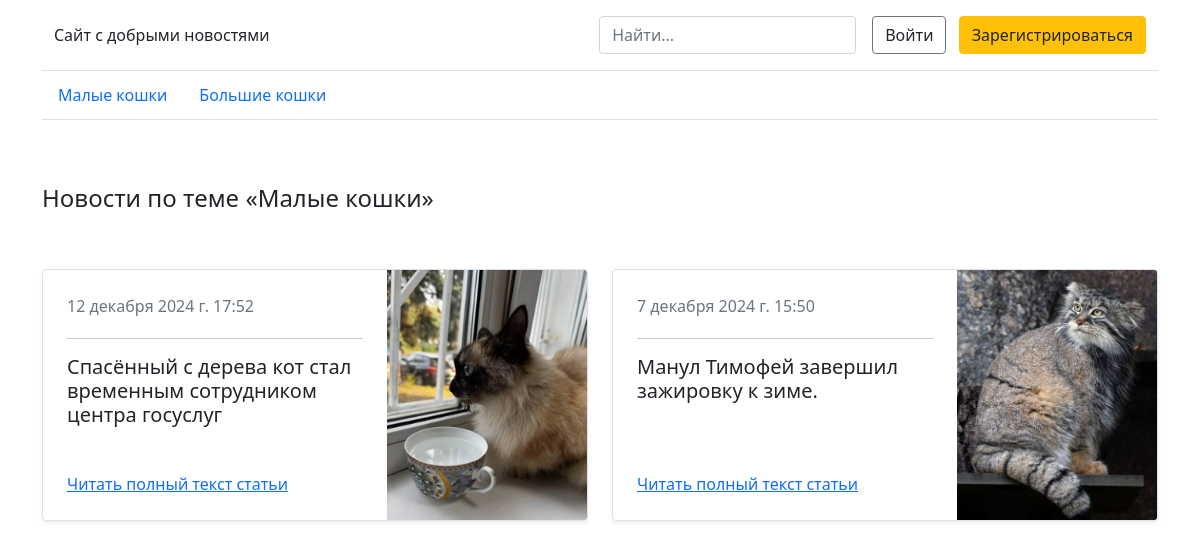
/section/1, run on an earlier commit of the app's database.
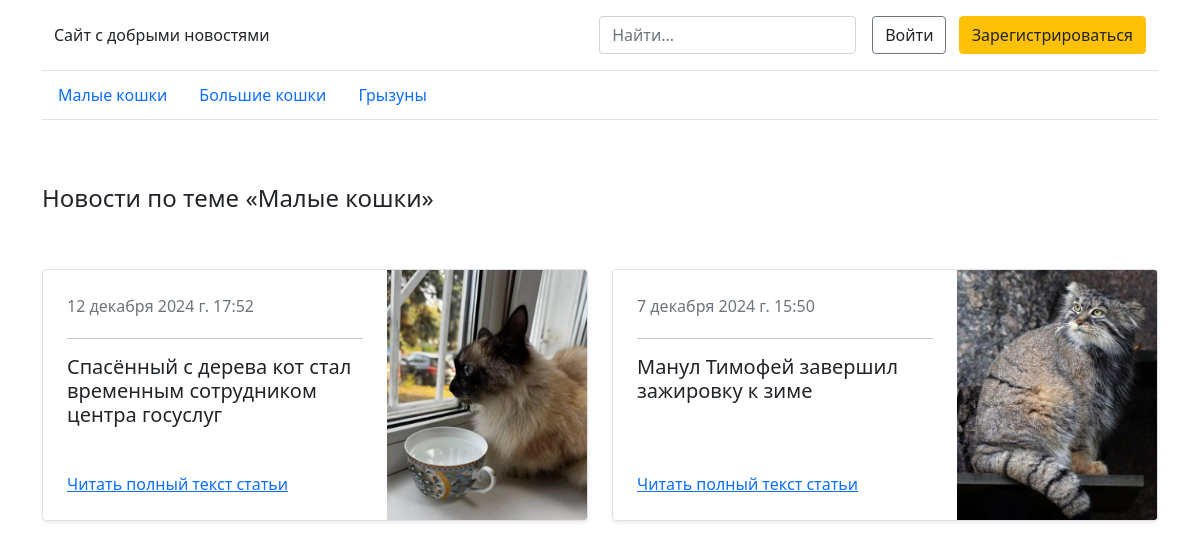
And on a later commit of the database.
### index/models.py (models this page shows, shortened)
class NewsCategory(models.Model):
    category_name = models.CharField(max_length=64)
    category_created = models.DateTimeField(auto_now_add=True)
    def __str__(self):
        return str(self.category_name)

class News(models.Model):
    news_header = models.CharField(max_length=256)
    news_text = models.TextField()
    news_image = models.ImageField(upload_to='media')
    news_mini_image = models.ImageField(upload_to='media')
    news_image_subtext = models.CharField(max_length=512)
    news_category = models.ForeignKey(NewsCategory, on_delete=models.CASCADE)
    added_date = models.DateTimeField(auto_now_add=True)

### index/views.py (the view)
# urls.py: path('section/<int:pk>', views.section_page),
def section_page(request, pk):
    category = NewsCategory.objects.get(id=pk)
    categories = NewsCategory.objects.all()
    news = News.objects.filter(news_category=category)[::-1]
    context = {'category': category, 'categories': categories, 'news': news}
    return render(request, 'section.html', context)

### index/templates/section.html (shortened to what this page needs)
<!DOCTYPE html>
<html lang="ru">
<head>
    <link href="https://cdn.jsdelivr.net/npm/bootstrap@5.0.2/dist/css/bootstrap.min.css" rel="stylesheet">
</head>
<main>
<div class="container">
  <header class="border-bottom lh-1 py-3">
    <div class="container">
      <div class="d-flex flex-wrap align-items-center justify-content-center justify-content-lg-start">
        <a href="/" class="d-flex align-items-center mb-2 mb-lg-0 text-dark text-decoration-none">
            Сайт с добрыми новостями
        </a>
        <form class="col-12 col-lg-auto mb-3 mb-lg-0 me-lg-3" action="/search" method="post">
          <input name="search" type="search" class="form-control form-control-dark" placeholder="Найти..." aria-label="Найти">
        </form>
        {% if user.is_authenticated %}
          <div class="text-end">
            <button type="button" class="btn btn-primary me-2"><a href="/favorite" class="text-white text-decoration-none">Избранное</a></button>
            <button type="button" class="btn btn-primary"><a href="/logout" class="text-white text-decoration-none">Выйти</a></button>
          </div>
          {% else %}
        <div class="text-end">
          <button type="button" class="btn btn-outline-secondary me-2"><a href="/accounts/login" class="text-dark text-decoration-none">Войти</a></button>
          <button type="button" class="btn btn-warning"><a href="/register" class="text-dark text-decoration-none">Зарегистрироваться</a></button>
        </div>
          {% endif %}
      </div>
    </div>
  </header>
  <div class="nav-scroller py-1 mb-3 border-bottom">
    <nav class="nav nav-underline justify-content-left">
        {% for c in categories %}
      <a class="nav-item nav-link link-body-emphasis active" href="/section/{{ c.id }}">{{ c.category_name }}</a>
        {% endfor %}
    </nav>
  </div>
</div>
<main class="container">
    <br>
    <br>
<h4>Новости по теме «{{ category }}»</h4>
    <br>
    <br>
    <div class="row mb-2">
        {% for p in news %}
        <div class="col-md-6">
          <div class="row g-0 border rounded overflow-hidden flex-md-row mb-4 shadow-sm h-md-250 position-relative">
            <div class="col p-4 d-flex flex-column position-static">
              <div class="mb-1 text-secondary">{{ p.added_date }}</div>
                <hr>
              <h5 class="card-text mb-auto">{{ p.news_header }}</h5>
              <a href="/news/{{ p.id }}" class="icon-link gap-1 icon-link-hover stretched-link">
                Читать полный текст статьи
              </a>
            </div>
            <div class="col-auto d-none d-lg-block">
              <img src="{{ p.news_mini_image.url }}" alt="{{ p.news_header }}" width="200" height="250">
            </div>
          </div>
        </div>
          {% endfor %}
    </div>
 </main>
</main>

What changed in the data, as far as the page shows it:
added NewsCategory: category_name "Грызуны"
changed News: news_header "Манул Тимофей завершил зажировку к зиме." → "Манул Тимофей завершил зажировку к зиме"
